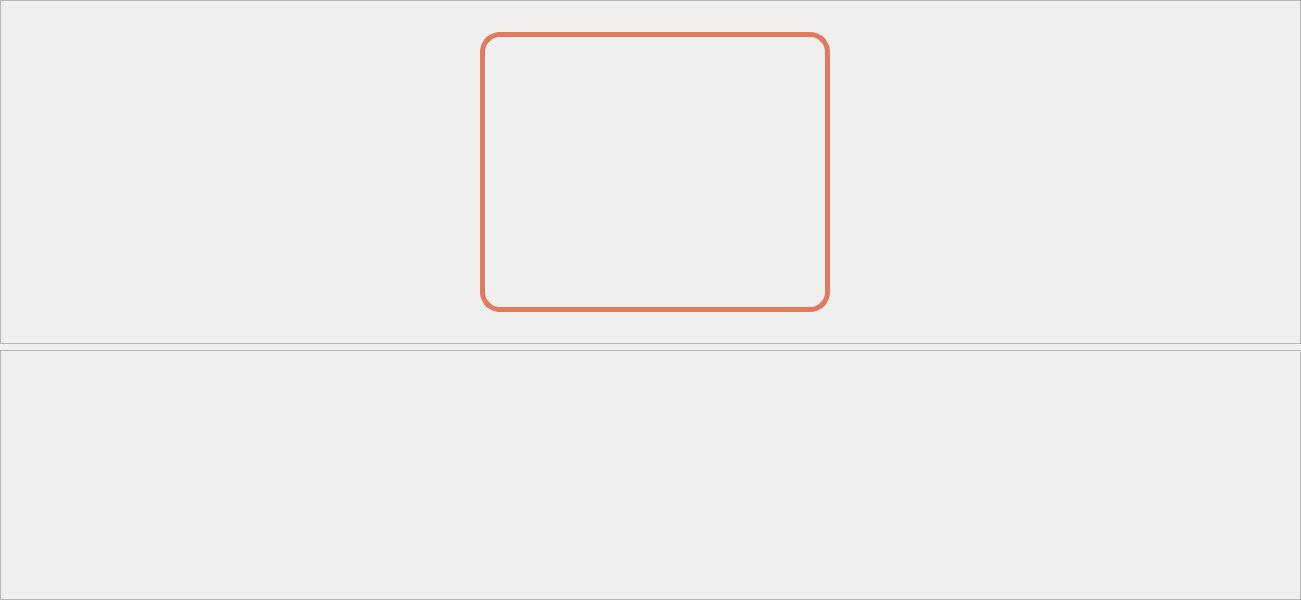
      <widget class="QWidget" name="home_page">
       <property name="minimumSize">
        <size>
         <width>1280</width>
         <height>600</height>
        </size>
       </property>
       <layout class="QVBoxLayout" name="verticalLayout_3">
        <property name="leftMargin">
         <number>0</number>
        </property>
        <property name="topMargin">
         <number>0</number>
        </property>
        <property name="rightMargin">
         <number>0</number>
        </property>
        <property name="bottomMargin">
         <number>0</number>
        </property>
        <item>
         <widget class="QFrame" name="top_frame_3">
          <property name="minimumSize">
           <size>
            <width>1300</width>
            <height>344</height>
           </size>
          </property>
          <property name="styleSheet">
           <string notr="true"/>
          </property>
          <property name="frameShape">
           <enum>QFrame::StyledPanel</enum>
          </property>
          <property name="frameShadow">
           <enum>QFrame::Raised</enum>
          </property>
          <layout class="QHBoxLayout" name="horizontalLayout">
           <property name="spacing">
            <number>5</number>
           </property>
           <property name="topMargin">
            <number>0</number>
           </property>
           <property name="rightMargin">
            <number>0</number>
           </property>
           <property name="bottomMargin">
            <number>0</number>
           </property>
           <item>
            <widget class="QPushButton" name="btn_lesson">
             <property name="maximumSize">
              <size>
               <width>350</width>
               <height>280</height>
              </size>
             </property>
             <property name="cursor">
              <cursorShape>PointingHandCursor</cursorShape>
             </property>
             <property name="styleSheet">
              <string notr="true">QPushButton {
border: 5px solid #E07A5F;
border-radius: 20px;
}

QPushButton:hover:!pressed {
background-color: #3D405B;
color: #F4F1DE;
}

QPushButton:pressed {
background-color: #F4F1DE;
color: #E07A5F;
}</string>
             </property>
             <property name="text">
              <string/>
             </property>
             <property name="icon">
              <iconset>
               <normaloff>../Images/lessons_icon.png</normaloff>../Images/lessons_icon.png</iconset>
             </property>
             <property name="iconSize">
              <size>
               <width>400</width>
               <height>400</height>
              </size>
             </property>
            </widget>
           </item>
          </layout>
         </widget>
        </item>
        <item>
         <widget class="QFrame" name="bottom_frame_3">
          <property name="minimumSize">
           <size>
            <width>1301</width>
            <height>151</height>
           </size>
          </property>
          <property name="frameShape">
           <enum>QFrame::StyledPanel</enum>
          </property>
          <property name="frameShadow">
           <enum>QFrame::Raised</enum>
          </property>
          <layout class="QHBoxLayout" name="horizontalLayout_2">
           <property name="leftMargin">
            <number>0</number>
           </property>
           <property name="topMargin">
            <number>0</number>
           </property>
           <property name="rightMargin">
            <number>0</number>
           </property>
           <property name="bottomMargin">
            <number>0</number>
           </property>
           <item>
            <widget class="QLabel" name="label">
             <property name="minimumSize">
              <size>
               <width>1280</width>
               <height>120</height>
              </size>
             </property>
             <property name="text">
              <string/>
             </property>
             <property name="pixmap">
              <pixmap>../Images/banner_icon.png</pixmap>
             </property>
             <property name="alignment">
              <set>Qt::AlignCenter</set>
             </property>
            </widget>
           </item>
          </layout>
         </widget>
        </item>
       </layout>
      </widget>
